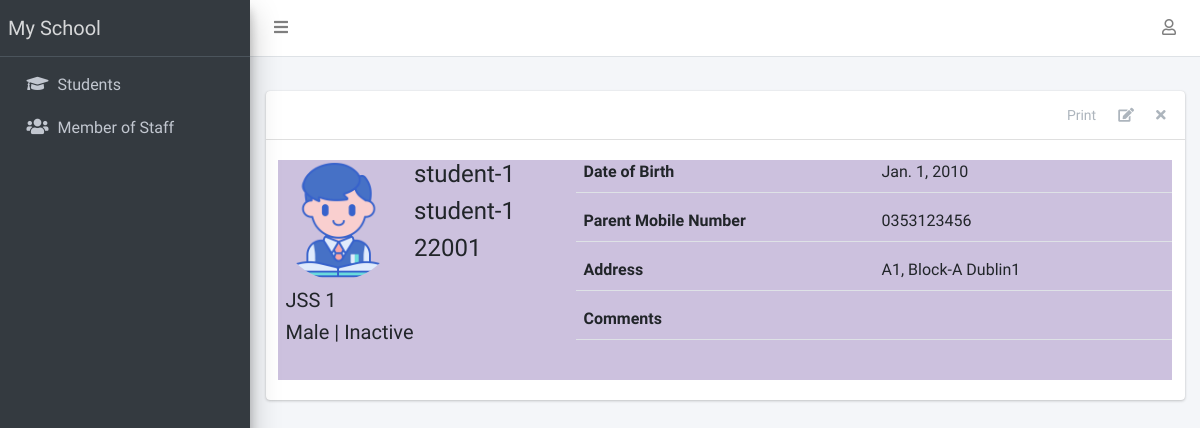
The page /student/1/ (signed in) on the database its author committed.
### apps/corecode/models.py (models this page shows, shortened)
class SiteConfig(models.Model):
    key = models.SlugField()
    value = models.CharField(max_length=200)

class StudentClass(models.Model):
    name = models.CharField(max_length=200, unique=True)
    class Meta:
        verbose_name = "Class"
        verbose_name_plural = "Classes"
        ordering = ["name"]
    def __str__(self):
        return self.name

### apps/students/models.py (models this page shows, shortened)
class Student(models.Model):
    STATUS_CHOICES = [("active", "Active"), ("inactive", "Inactive")]
    GENDER_CHOICES = [("male", "Male"), ("female", "Female")]
    current_status = models.CharField(
        max_length=10, choices=STATUS_CHOICES, default="active"
    )
    registration_number = models.CharField(max_length=200, unique=True)
    surname = models.CharField(max_length=200)
    firstname = models.CharField(max_length=200)
    other_name = models.CharField(max_length=200, blank=True)
    gender = models.CharField(max_length=10, choices=GENDER_CHOICES, default="male")
    date_of_birth = models.DateField(default=timezone.now)
    current_class = models.ForeignKey(
        StudentClass, on_delete=models.SET_NULL, blank=True, null=True
    )
    date_of_admission = models.DateField(default=timezone.now)
    mobile_num_regex = RegexValidator(
        regex="^[0-9]{10,15}$", message="Entered mobile number isn't in a right format!"
    )
    parent_mobile_number = models.CharField(
        validators=[mobile_num_regex], max_length=13, blank=True
    )
    address = models.TextField(blank=True)
    others = models.TextField(blank=True)
    passport = models.ImageField(blank=True, upload_to="students/passports/")
    class Meta:
        ordering = ["surname", "firstname", "other_name"]

### apps/students/views.py (the view)
# urls.py: path("<int:pk>/", StudentDetailView.as_view(), name="student-detail"),
class StudentDetailView(LoginRequiredMixin, DetailView):
    model = Student
    template_name = "students/student_detail.html"
    def get_context_data(self, **kwargs):
        context = super(StudentDetailView, self).get_context_data(**kwargs)
        context["payments"] = Invoice.objects.filter(student=self.object)
        return context

### apps/corecode/context_processors.py (called while the page is built)
def site_defaults(request):
    current_session = AcademicSession.objects.get(current=True)
    current_term = AcademicTerm.objects.get(current=True)
    vals = SiteConfig.objects.all()
    contexts = {
        "current_session": current_session.name,
        "current_term": current_term.name,
    }
    for val in vals:
        contexts[val.key] = val.value
    return contexts

### apps/students/templates/students/student_detail.html (shortened to what this page needs)
{% extends 'base.html' %}
{% load static %}
{% block content-header %}
<div class="card-header">
  <div class="card-tools">
    <a href="#" class="btn btn-tool">Print</a>
    <a href="{% url 'student-update' object.id %}" class="btn btn-tool">
      <i class="fas fa-edit"></i>
    </a>
    <a href="{% url 'student-delete' object.id %}" class="btn btn-tool">
      <i class="fas fa-times"></i>
    </a>
  </div>
</div>
{% endblock content-header %}
{% block content %}
    <div class="row mb-4">
      <div class="col-sm-4">
        <div class="row mb-2">
          {% if object.passport %}
            <img
              src="{{ object.passport.url }}"
              class="float-left rounded-circle mr-3" style="width: 120px; height: 120px;">
          {% else %}
            <img
              src="{% static 'dist/img/avatar.png' %}"
              class="float-left rounded-circle mr-3" style="width: 120px; height: 120px;">
          {% endif %}
          <div class="float-right">
            <h4>{{ object.surname }} </h4>
            <h4>{{ object.firstname }} </h4>
            <h4>{{ object.registration_number }} </h4>
          </div>
        </div>
        <h5>{{ object.current_class }} </h5>
        <h5>{{ object.get_gender_display }} | {{ object.get_current_status_display }}</h5>
      </div>
      <div class="col-sm-8">
        <div>
          <div class="form-group border-bottom row">
            <label class="col">
              Date of Birth
            </label>
            <div class="col">
              {{ object.date_of_birth }}
            </div>
          </div>
          <div class="form-group border-bottom row">
            <label class="col">
              Parent Mobile Number
            </label>
            <div class="col">
              {{ object.parent_mobile_number}}
            </div>
          </div>
          <div class="form-group border-bottom row">
            <label class="col">
              Address
            </label>
            <div class="col">
              {{ object.address }}
            </div>
          </div>
          <div class="form-group border-bottom row">
            <label class="col">
              Comments
            </label>
            <div class="col">
            </div>
          </div>
        </div>
      </div>
    </div>
{% endblock content %}

### templates/base.html (shortened to what this page needs)
{% load static %}
<!DOCTYPE html>
<html lang="en">
<head>
  <link rel="stylesheet" href="{% static 'plugins/fontawesome-free/css/all.min.css' %}">
  <link rel="stylesheet" href="{% static 'plugins/toastr/toastr.min.css' %}">
  <link rel="stylesheet"
    href="{% static 'plugins/overlayScrollbars/css/OverlayScrollbars.min.css' %}">
  <link rel="stylesheet" href="{% static 'plugins/Datatables/datatables.min.css' %}" />
  <link rel="stylesheet" href="{% static 'dist/css/adminlte.min.css' %}">
</head>
<body
  class="hold-transition sidebar-mini layout-fixed layout-navbar-fixed layout-footer-fixed">
  <div class="wrapper">
    <nav class="main-header navbar navbar-expand navbar-white navbar-light">
      <ul class="navbar-nav">
        <li class="nav-item">
          <a class="nav-link" data-widget="pushmenu" href="#" role="button"><i
              class="fas fa-bars"></i></a>
        </li>
      </ul>
      <ul class="navbar-nav ml-auto">
        <li class="nav-item dropdown">
          <a class="nav-link" data-toggle="dropdown" href="#">
            <i class="far fa-user"></i>
          </a>
        </li>
      </ul>
    </nav>
    <aside class="main-sidebar sidebar-dark-primary elevation-4">
      <a href="{% url 'home' %}" class="brand-link">{{ school_name | default:"MySchool" }}</a>
      <div class="sidebar">
        <nav class="mt-2">
          <ul class="nav nav-pills nav-sidebar flex-column"
            data-widget="treeview" role="menu" data-accordion="false">
            <li class="nav-item">
              <a href="{% url 'student-list' %}" class="nav-link">
                <i class="nav-icon fas fa-graduation-cap"></i>
                <p>
                  Students
                </p>
              </a>
            </li>
            <li class="nav-item">
              <a href="{% url 'staff-list' %}" class="nav-link">
                <i class="nav-icon fas fa-users"></i>
                <p>
                  Member of Staff
                </p>
              </a>
            </li>
          </ul>
        </nav>
      </div>
    </aside>
    <div class="content-wrapper">
      <section class="content-header">
      </section>
      <section class="content">
        <div class="container-fluid">
          <div class="row">
            <div class="col-md-12">
              {% block fullcard %}
              <div class="card">
                {% block content-header %}{% endblock content-header %}
                <div class="card-body">
                  <div class="row">
                    <div class="col" style=" background-color: #ccc1de;">
                      {% block content %}
                      {% endblock content %}
                    </div>
                  </div>
                </div>
              </div>
              {% endblock fullcard %}
            </div>
          </div>
        </div>
      </section>
    </div>
  </div>
</body>
</html>

### rows shown on the page
SiteConfig: value "My School"
Student: surname "student-1", firstname "student-1", registration_number "22001", current_class "JSS 1", gender "Male", current_status "Inactive", date_of_birth "Jan. 1, 2010", parent_mobile_number "0353123456", address "A1, Block-A Dublin1"
